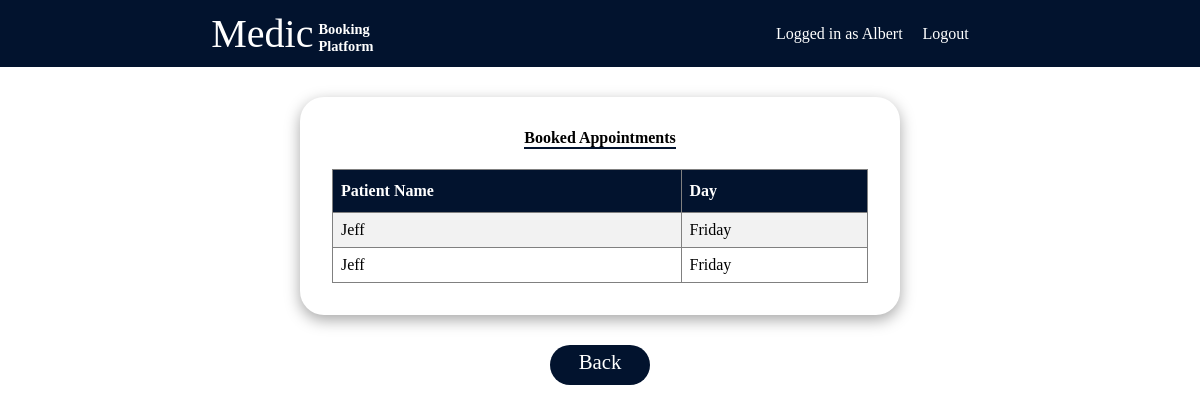
The page /appointment (signed in) on the database as committed earlier.
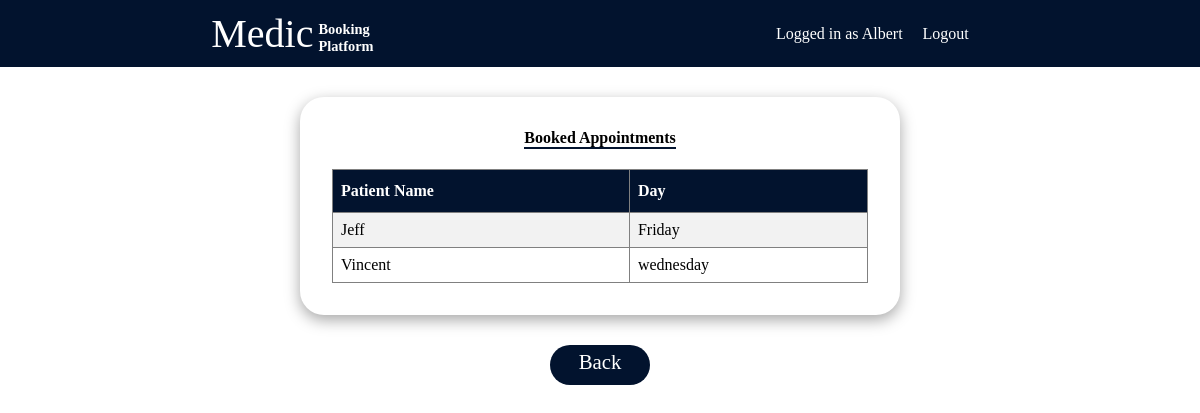
The same page on the database as committed later.
### main/models.py (models this page shows, shortened)
class Appointments(models.Model):
    day = models.CharField(max_length=255, null=True)
    patient = models.ForeignKey(Patient,null=False, on_delete=models.CASCADE,default=True)
    doctor = models.ForeignKey(Doctor, on_delete=models.CASCADE , null=False, default=True)
    is_accept = models.BooleanField(default=False)
    is_reject = models.BooleanField(default=False)

class Patient(models.Model):
    GENDER_CHOICES = (
        ('M', 'Male'),
        ('F', 'Female'),
    )
    user = models.OneToOneField(User, null=True, blank=True, on_delete=models.CASCADE)
    gender = models.CharField(choices=GENDER_CHOICES, null=True, max_length=128)
    mobile_number = models.CharField(max_length=10)
    age = models.IntegerField()
    def __str__(self):
        return self.user.first_name

### main/views.py (the view)
# urls.py: path('appointment', views.appointment, name='appointment'),
@login_required(login_url='login')
def appointment(request):
    appointments = Appointments.objects.filter(doctor = request.user.doctor)
    context = {
        "appointments" : appointments
    }
    return render(request, 'main/appointments.html', context)

### main/models.py (called while the page is built)
    def __str__(self):
        return self.user.first_name

### main/templates/main/appointments.html (shortened to what this page needs)
{% extends 'main/base.html' %}
{% load widget_tweaks %}
{% block content %}
<main class="appointments"
style="display: flex ;
flex-direction: column;
align-items: center;"
>
    <div class="appointment">
        <h4>Booked Appointments</h4>
        <table border="1">
            <tr>
                <th>Patient Name</th>
                <th>Day</th>
            </tr>
            {% for person in appointments %}
            <tr>
                <td>{{person.patient}}</td>
                <td>{{person.day}}</td>
            </tr>
            {% endfor %}
        </table>
    </div>
    <a
    style="
    width: 100px;
    height: 40px;
    border-radius: 20px;
    background-color:  #02132e;
    color: white;
    text-align: center;
    padding: 5px;
    font-size: 1.3rem;
    "
    href="{% url 'doctor' %}"> Back </a>
</main>
{% endblock %}

Rows that differ between the two databases and show on the page:
removed Appointments: patient "Jeff", day "Friday"
added Appointments: patient "Vincent", day "wednesday"
